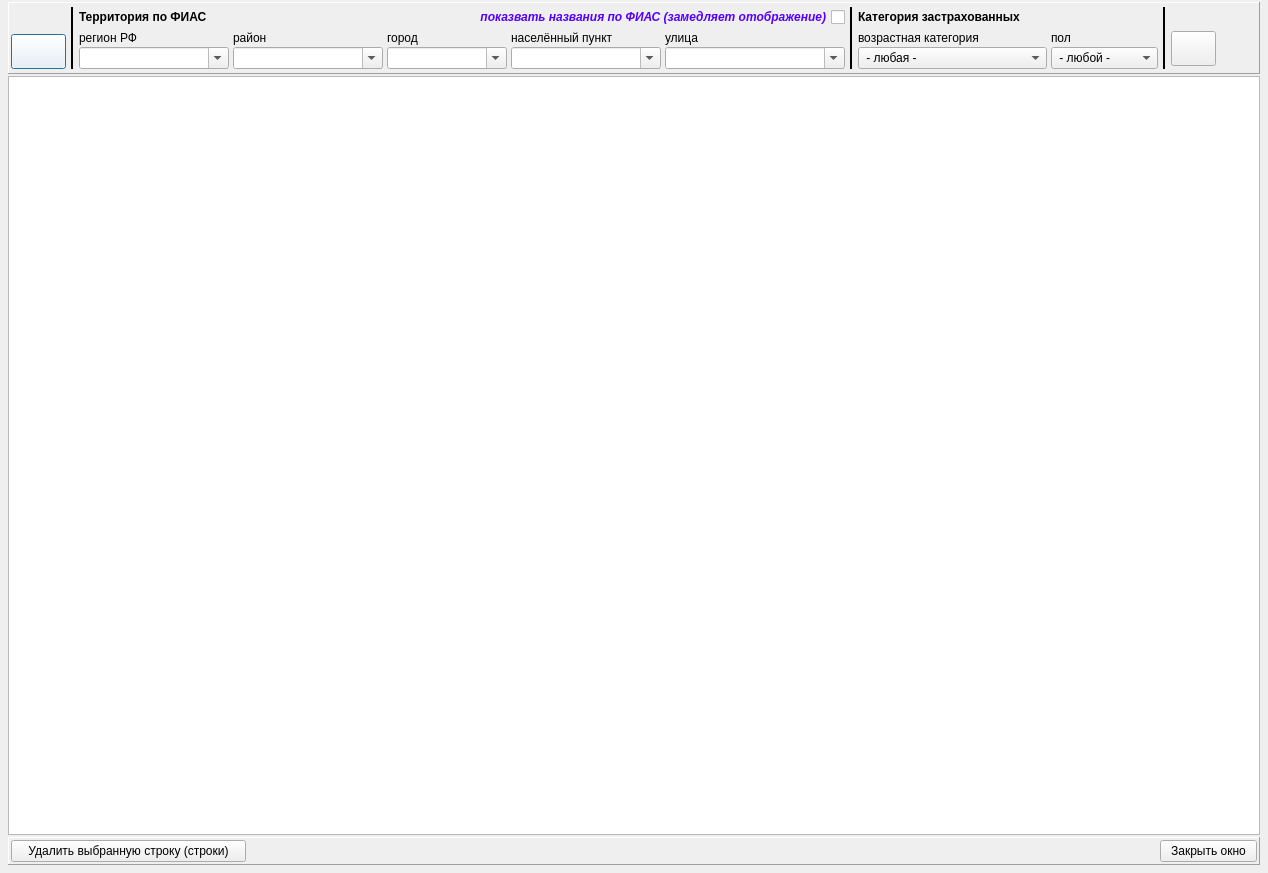
<?xml version="1.0" encoding="UTF-8"?>
<ui version="4.0">
 <class>assig_gaps_wnd</class>
 <widget class="QDialog" name="assig_gaps_wnd">
  <property name="geometry">
   <rect>
    <x>0</x>
    <y>0</y>
    <width>1268</width>
    <height>873</height>
   </rect>
  </property>
  <property name="windowTitle">
   <string>Таблица необработанных автоприкреплений</string>
  </property>
  <layout class="QVBoxLayout" name="verticalLayout">
   <property name="spacing">
    <number>2</number>
   </property>
   <property name="leftMargin">
    <number>8</number>
   </property>
   <property name="topMargin">
    <number>2</number>
   </property>
   <property name="rightMargin">
    <number>8</number>
   </property>
   <property name="bottomMargin">
    <number>8</number>
   </property>
   <item>
    <widget class="QFrame" name="pan_up_terrs">
     <property name="frameShape">
      <enum>QFrame::Panel</enum>
     </property>
     <property name="frameShadow">
      <enum>QFrame::Raised</enum>
     </property>
     <property name="lineWidth">
      <number>1</number>
     </property>
     <layout class="QGridLayout" name="gridLayout" columnstretch="0,0,0,0,0,0,0,0,0,0,0,0,0">
      <property name="leftMargin">
       <number>2</number>
      </property>
      <property name="topMargin">
       <number>4</number>
      </property>
      <property name="rightMargin">
       <number>2</number>
      </property>
      <property name="bottomMargin">
       <number>4</number>
      </property>
      <property name="horizontalSpacing">
       <number>4</number>
      </property>
      <property name="verticalSpacing">
       <number>2</number>
      </property>
      <item row="3" column="9">
       <widget class="QComboBox" name="combo_sex">
        <property name="editable">
         <bool>false</bool>
        </property>
        <item>
         <property name="text">
          <string> - любой - </string>
         </property>
        </item>
        <item>
         <property name="text">
          <string>мужчины (М)</string>
         </property>
        </item>
        <item>
         <property name="text">
          <string>женщины (Ж)</string>
         </property>
        </item>
       </widget>
      </item>
      <item row="2" column="8">
       <widget class="QLabel" name="label_7">
        <property name="text">
         <string>возрастная категория       </string>
        </property>
       </widget>
      </item>
      <item row="2" column="9">
       <widget class="QLabel" name="label_6">
        <property name="text">
         <string>пол</string>
        </property>
       </widget>
      </item>
      <item row="0" column="7" rowspan="4">
       <widget class="Line" name="line">
        <property name="minimumSize">
         <size>
          <width>5</width>
          <height>0</height>
         </size>
        </property>
        <property name="frameShadow">
         <enum>QFrame::Plain</enum>
        </property>
        <property name="lineWidth">
         <number>2</number>
        </property>
        <property name="orientation">
         <enum>Qt::Vertical</enum>
        </property>
       </widget>
      </item>
      <item row="0" column="8">
       <widget class="QLabel" name="label_9">
        <property name="font">
         <font>
          <weight>75</weight>
          <bold>true</bold>
         </font>
        </property>
        <property name="text">
         <string>Категория застрахованных </string>
        </property>
       </widget>
      </item>
      <item row="1" column="11" rowspan="3">
       <widget class="QPushButton" name="bn_clear_filter_gaps">
        <property name="minimumSize">
         <size>
          <width>45</width>
          <height>35</height>
         </size>
        </property>
        <property name="maximumSize">
         <size>
          <width>60</width>
          <height>16777215</height>
         </size>
        </property>
        <property name="text">
         <string/>
        </property>
        <property name="icon">
         <iconset resource="_inko_pol2_res.qrc">
          <normaloff>:/clear.bmp</normaloff>:/clear.bmp</iconset>
        </property>
        <property name="iconSize">
         <size>
          <width>25</width>
          <height>25</height>
         </size>
        </property>
        <property name="autoDefault">
         <bool>false</bool>
        </property>
       </widget>
      </item>
      <item row="3" column="5">
       <widget class="QComboBox" name="combo_nasp">
        <property name="minimumSize">
         <size>
          <width>150</width>
          <height>0</height>
         </size>
        </property>
        <property name="maximumSize">
         <size>
          <width>150</width>
          <height>16777215</height>
         </size>
        </property>
        <property name="editable">
         <bool>true</bool>
        </property>
        <property name="maxVisibleItems">
         <number>50</number>
        </property>
       </widget>
      </item>
      <item row="3" column="3">
       <widget class="QComboBox" name="combo_dstr">
        <property name="minimumSize">
         <size>
          <width>150</width>
          <height>0</height>
         </size>
        </property>
        <property name="editable">
         <bool>true</bool>
        </property>
        <property name="maxVisibleItems">
         <number>50</number>
        </property>
       </widget>
      </item>
      <item row="2" column="2">
       <widget class="QLabel" name="label">
        <property name="minimumSize">
         <size>
          <width>120</width>
          <height>0</height>
         </size>
        </property>
        <property name="text">
         <string>регион РФ</string>
        </property>
       </widget>
      </item>
      <item row="3" column="6">
       <widget class="QComboBox" name="combo_strt">
        <property name="minimumSize">
         <size>
          <width>180</width>
          <height>0</height>
         </size>
        </property>
        <property name="maximumSize">
         <size>
          <width>150</width>
          <height>16777215</height>
         </size>
        </property>
        <property name="editable">
         <bool>true</bool>
        </property>
        <property name="maxVisibleItems">
         <number>50</number>
        </property>
       </widget>
      </item>
      <item row="3" column="8">
       <widget class="QComboBox" name="combo_age">
        <property name="editable">
         <bool>false</bool>
        </property>
        <item>
         <property name="text">
          <string> - любая - </string>
         </property>
        </item>
        <item>
         <property name="text">
          <string>дети (до 18 лет)</string>
         </property>
        </item>
        <item>
         <property name="text">
          <string>взрослые (18 лет и старше)</string>
         </property>
        </item>
       </widget>
      </item>
      <item row="2" column="4">
       <widget class="QLabel" name="label_3">
        <property name="minimumSize">
         <size>
          <width>120</width>
          <height>0</height>
         </size>
        </property>
        <property name="text">
         <string>город</string>
        </property>
       </widget>
      </item>
      <item row="3" column="4">
       <widget class="QComboBox" name="combo_city">
        <property name="minimumSize">
         <size>
          <width>120</width>
          <height>0</height>
         </size>
        </property>
        <property name="editable">
         <bool>true</bool>
        </property>
        <property name="maxVisibleItems">
         <number>50</number>
        </property>
       </widget>
      </item>
      <item row="0" column="10" rowspan="4">
       <widget class="Line" name="line_3">
        <property name="minimumSize">
         <size>
          <width>5</width>
          <height>0</height>
         </size>
        </property>
        <property name="frameShadow">
         <enum>QFrame::Plain</enum>
        </property>
        <property name="lineWidth">
         <number>2</number>
        </property>
        <property name="orientation">
         <enum>Qt::Vertical</enum>
        </property>
       </widget>
      </item>
      <item row="2" column="5">
       <widget class="QLabel" name="label_4">
        <property name="minimumSize">
         <size>
          <width>120</width>
          <height>0</height>
         </size>
        </property>
        <property name="text">
         <string>населённый пункт</string>
        </property>
       </widget>
      </item>
      <item row="0" column="1" rowspan="4">
       <widget class="Line" name="line_2">
        <property name="minimumSize">
         <size>
          <width>5</width>
          <height>0</height>
         </size>
        </property>
        <property name="frameShadow">
         <enum>QFrame::Plain</enum>
        </property>
        <property name="lineWidth">
         <number>2</number>
        </property>
        <property name="orientation">
         <enum>Qt::Vertical</enum>
        </property>
       </widget>
      </item>
      <item row="2" column="6">
       <widget class="QLabel" name="label_5">
        <property name="minimumSize">
         <size>
          <width>120</width>
          <height>0</height>
         </size>
        </property>
        <property name="text">
         <string>улица</string>
        </property>
       </widget>
      </item>
      <item row="3" column="2">
       <widget class="QComboBox" name="combo_subj">
        <property name="minimumSize">
         <size>
          <width>150</width>
          <height>0</height>
         </size>
        </property>
        <property name="maximumSize">
         <size>
          <width>150</width>
          <height>16777215</height>
         </size>
        </property>
        <property name="editable">
         <bool>true</bool>
        </property>
        <property name="maxVisibleItems">
         <number>50</number>
        </property>
       </widget>
      </item>
      <item row="2" column="3">
       <widget class="QLabel" name="label_2">
        <property name="minimumSize">
         <size>
          <width>120</width>
          <height>0</height>
         </size>
        </property>
        <property name="text">
         <string>район</string>
        </property>
       </widget>
      </item>
      <item row="0" column="12">
       <spacer name="horizontalSpacer_3">
        <property name="orientation">
         <enum>Qt::Horizontal</enum>
        </property>
        <property name="sizeHint" stdset="0">
         <size>
          <width>40</width>
          <height>20</height>
         </size>
        </property>
       </spacer>
      </item>
      <item row="0" column="4" colspan="3">
       <widget class="QCheckBox" name="ch_show_names">
        <property name="palette">
         <palette>
          <active>
           <colorrole role="WindowText">
            <brush brushstyle="SolidPattern">
             <color alpha="255">
              <red>85</red>
              <green>0</green>
              <blue>255</blue>
             </color>
            </brush>
           </colorrole>
          </active>
          <inactive>
           <colorrole role="WindowText">
            <brush brushstyle="SolidPattern">
             <color alpha="255">
              <red>85</red>
              <green>0</green>
              <blue>255</blue>
             </color>
            </brush>
           </colorrole>
          </inactive>
          <disabled>
           <colorrole role="WindowText">
            <brush brushstyle="SolidPattern">
             <color alpha="255">
              <red>120</red>
              <green>120</green>
              <blue>120</blue>
             </color>
            </brush>
           </colorrole>
          </disabled>
         </palette>
        </property>
        <property name="font">
         <font>
          <weight>75</weight>
          <italic>true</italic>
          <bold>true</bold>
         </font>
        </property>
        <property name="layoutDirection">
         <enum>Qt::RightToLeft</enum>
        </property>
        <property name="text">
         <string>показвать названия по ФИАС (замедляет отображение)</string>
        </property>
       </widget>
      </item>
      <item row="0" column="0" rowspan="4">
       <layout class="QVBoxLayout" name="verticalLayout_2">
        <property name="spacing">
         <number>2</number>
        </property>
        <item>
         <spacer name="verticalSpacer">
          <property name="orientation">
           <enum>Qt::Vertical</enum>
          </property>
          <property name="sizeHint" stdset="0">
           <size>
            <width>2</width>
            <height>2</height>
           </size>
          </property>
         </spacer>
        </item>
        <item>
         <widget class="QPushButton" name="bn_refresh_gaps">
          <property name="minimumSize">
           <size>
            <width>55</width>
            <height>35</height>
           </size>
          </property>
          <property name="maximumSize">
           <size>
            <width>60</width>
            <height>16777215</height>
           </size>
          </property>
          <property name="palette">
           <palette>
            <active>
             <colorrole role="Button">
              <brush brushstyle="SolidPattern">
               <color alpha="255">
                <red>255</red>
                <green>255</green>
                <blue>255</blue>
               </color>
              </brush>
             </colorrole>
            </active>
            <inactive>
             <colorrole role="Button">
              <brush brushstyle="SolidPattern">
               <color alpha="255">
                <red>255</red>
                <green>255</green>
                <blue>255</blue>
               </color>
              </brush>
             </colorrole>
            </inactive>
            <disabled>
             <colorrole role="Button">
              <brush brushstyle="SolidPattern">
               <color alpha="255">
                <red>255</red>
                <green>255</green>
                <blue>255</blue>
               </color>
              </brush>
             </colorrole>
            </disabled>
           </palette>
          </property>
          <property name="text">
           <string/>
          </property>
          <property name="icon">
           <iconset resource="_inko_pol2_res.qrc">
            <normaloff>:/refresh.png</normaloff>:/refresh.png</iconset>
          </property>
          <property name="iconSize">
           <size>
            <width>25</width>
            <height>25</height>
           </size>
          </property>
          <property name="autoDefault">
           <bool>true</bool>
          </property>
          <property name="default">
           <bool>true</bool>
          </property>
         </widget>
        </item>
       </layout>
      </item>
      <item row="0" column="2" colspan="2">
       <widget class="QLabel" name="label_8">
        <property name="minimumSize">
         <size>
          <width>120</width>
          <height>0</height>
         </size>
        </property>
        <property name="font">
         <font>
          <weight>75</weight>
          <bold>true</bold>
         </font>
        </property>
        <property name="text">
         <string>Территория по ФИАС</string>
        </property>
       </widget>
      </item>
     </layout>
    </widget>
   </item>
   <item>
    <widget class="QTableView" name="tab_gaps">
     <property name="selectionMode">
      <enum>QAbstractItemView::ExtendedSelection</enum>
     </property>
     <property name="selectionBehavior">
      <enum>QAbstractItemView::SelectRows</enum>
     </property>
     <attribute name="verticalHeaderDefaultSectionSize">
      <number>20</number>
     </attribute>
     <attribute name="verticalHeaderMinimumSectionSize">
      <number>20</number>
     </attribute>
    </widget>
   </item>
   <item>
    <widget class="QFrame" name="frame_2">
     <property name="frameShape">
      <enum>QFrame::Panel</enum>
     </property>
     <property name="frameShadow">
      <enum>QFrame::Raised</enum>
     </property>
     <layout class="QHBoxLayout" name="horizontalLayout">
      <property name="spacing">
       <number>2</number>
      </property>
      <property name="leftMargin">
       <number>2</number>
      </property>
      <property name="topMargin">
       <number>2</number>
      </property>
      <property name="rightMargin">
       <number>2</number>
      </property>
      <property name="bottomMargin">
       <number>2</number>
      </property>
      <item>
       <widget class="QPushButton" name="bn_remove">
        <property name="text">
         <string>    Удалить выбранную строку (строки)    </string>
        </property>
       </widget>
      </item>
      <item>
       <spacer name="horizontalSpacer">
        <property name="orientation">
         <enum>Qt::Horizontal</enum>
        </property>
        <property name="sizeHint" stdset="0">
         <size>
          <width>40</width>
          <height>20</height>
         </size>
        </property>
       </spacer>
      </item>
      <item>
       <widget class="QPushButton" name="bn_exit">
        <property name="text">
         <string>  Закрыть окно  </string>
        </property>
       </widget>
      </item>
     </layout>
    </widget>
   </item>
  </layout>
 </widget>
 <resources>
  <include location="_inko_pol2_res.qrc"/>
 </resources>
 <connections/>
</ui>
